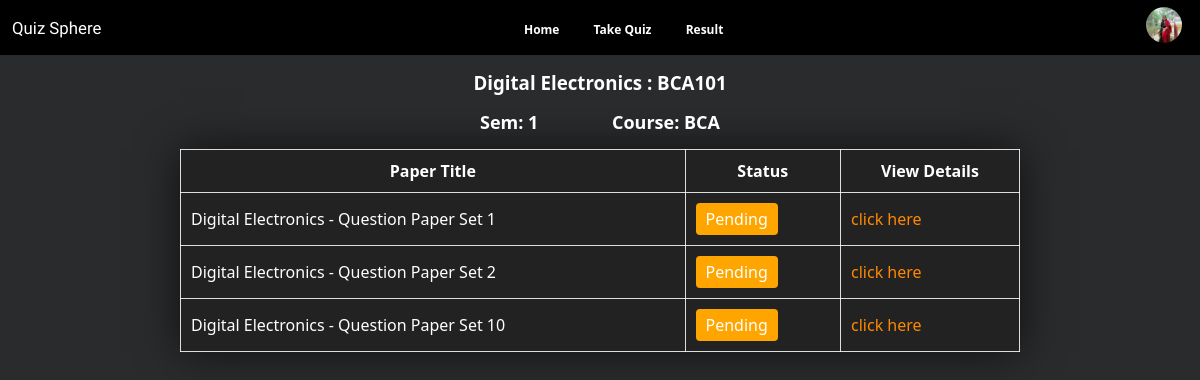
Page /Student_Allpage/questionstatus.php?subject_id=3 (signed in) on the committed database.
### tables this page shows
CREATE TABLE `studentdetails` (
  `student_id` int(11) NOT NULL,
  `user_id` int(11) NOT NULL,
  `phone_no` varchar(15) NOT NULL,
  `dob` date NOT NULL,
  `gender` enum('male','female','other','prefer-not') NOT NULL,
  `course` varchar(50) NOT NULL,
  `semester` varchar(10) NOT NULL,
  `institute` varchar(255) NOT NULL,
  `profile_image` varchar(255) NOT NULL
);

CREATE TABLE `subjects` (
  `subject_id` int(11) NOT NULL,
  `subject_name` varchar(100) NOT NULL,
  `subject_code` varchar(10) NOT NULL,
  `course` varchar(100) NOT NULL,
  `semester` int(10) NOT NULL,
  `details` text DEFAULT NULL,
  `id_card` varchar(255) DEFAULT NULL,
  `submit_by` varchar(50) NOT NULL DEFAULT 'admin'
);

CREATE TABLE `paperdetails` (
  `paper_id` int(11) NOT NULL,
  `subject_id` int(11) DEFAULT NULL,
  `num_of_questions` int(11) NOT NULL,
  `marks_per_question` int(11) NOT NULL,
  `time_limit` int(11) DEFAULT NULL,
  `submitted_by` varchar(255) NOT NULL DEFAULT 'admin'
);

### Student_Allpage/questionstatus.php (the view, shortened to what this page needs)
<?php
include '../config.php';
$subject_id = isset($_GET['subject_id']) ? $_GET['subject_id'] : 0;
$subject_query = "SELECT subject_name, subject_code, course, semester FROM subjects WHERE subject_id = $subject_id";
$subject_result = mysqli_query($conn, $subject_query);
$subject = mysqli_fetch_assoc($subject_result);
$papers_query = "SELECT * FROM paperdetails WHERE subject_id = $subject_id";
$papers_result = mysqli_query($conn, $papers_query);
?>
<!DOCTYPE html>
<html lang="en">
<head>
    <link rel="stylesheet" href="css/questionstatus.css">
    <link rel="stylesheet" href="../Navber/style.css">
</head>
<body>
    <?php include '../Navber/nav.php'; ?>
    <h3 class="heading1"><?php echo $subject['subject_name'] . ": " . $subject['subject_code']; ?></h3>
    <p class="para1"><b>Sem: <?php echo $subject['semester']; ?></b></p>
    <p class="para2"><b>Course: <?php echo $subject['course']; ?></b></p>
    <br>
    <div class="content">
        <table>
            <thead>
                <tr>
                    <th>Paper Title</th>
                    <th>Status</th>
                    <th>View Details</th>
                </tr>
            </thead>
            <tbody>
                <?php
                if (mysqli_num_rows($papers_result) > 0):
                    while ($paper = mysqli_fetch_assoc($papers_result)):
                        $paper_title = $subject['subject_name'] . " - Question Paper Set " . $paper['paper_id'];
                        ?>
                        <tr>
                            <td><?php echo $paper_title; ?></td>
                            <td>
                                <span class="status-button pending">Pending</span>
                            </td>
                            <td>
                                <a href="../Student_Allpage/questiondetails.php?paper_id=<?php echo $paper['paper_id']; ?>"
                                    class="links">click here</a>
                            </td>
                        </tr>
                    <?php endwhile;
                else: ?>
                    <tr>
                        <td colspan="3">No papers available for this subject.</td>
                    </tr>
                <?php endif; ?>
            </tbody>
        </table>
    </div>
</body>
</html>

### Navber/nav.php (shortened to what this page needs)
<?php
require '../config.php';
$user_id = $_SESSION['user_id'];
$query = $conn->prepare("SELECT u.name, s.profile_image FROM user u
                        JOIN studentdetails s ON u.id = s.user_id
                        WHERE u.id = ?");
$query->bind_param("i", $user_id);
$query->execute();
$result = $query->get_result();
if ($result->num_rows > 0) {
    $user = $result->fetch_assoc();
    $profile_image = $user['profile_image'];
} else {
    $name = "User Name";
    $profile_image = "image/icon.jpg";
}
?>
<!DOCTYPE html>
<html lang="en">
<head>
    <link rel="stylesheet" href="style.css">
</head>
<body>
    <header class="header">
        <div class="logo">
            <p class="quiz">Quiz Sphere</p>
        </div>
        <nav class="nav">
            <a href="../Student_home_page/studenthome.php">Home</a>
            <a href="../Student_Allpage/takequiz.php">Take Quiz</a>
            <a href="../Student_Allpage/resultlist.php">Result</a>
        </nav>
        <div class="profile">
            <img src="<?php echo htmlspecialchars($profile_image); ?>" alt="Profile Icon" class="profile-icon"
                onclick="togglePopup()">
        </div>
    </header>
</body>
</html>

### Student_Allpage/css/questionstatus.css (style rules this page uses)
* { margin: 0; padding: 0; font: 1em; }
body { background-color: #333; color: #ffffff; }
.heading1 { text-align: center; margin-top: 15px; }
.para1 { float: left; padding-left: 40%; margin-top: 15px; font-size: 18px; font-weight: 30px; }
.para2 { float: right; padding-right: 40%; margin-top: 15px; font-size: 18px; font-weight: 30px; }
.content { margin-top: 3vw; }
table { margin: auto; padding: auto; border-collapse: collapse; background-color: #222; box-shadow: 0 0 40px rgba(0, 0, 0, 0.633); width: 70%; text-align: center; align-items: center; }
th { padding: 10px; text-align: center; }
td { padding: 10px; text-align: left; }
table, th, td { border: 1px solid rgba(255, 255, 255, 0.845); }
.status-button { padding: 5px 10px; color: white; border-radius: 4px; display: inline-block; text-align: center; }
.pending { background-color: orange; }
.links { text-decoration: none; color: rgb(255, 136, 0); cursor: pointer; }

### Navber/style.css (style rules this page uses)
* { font-family: Arial, sans-serif; margin: 0; padding: 0; }
body { font-family: Arial, sans-serif; }
.quiz { font-family: "Leckerli One", cursive; color: rgb(255, 255, 255); font-size: 1.4vw; padding-left: 1vw; }
.header { display: flex; justify-content: space-between; align-items: center; background-color: #000000; position: relative; width: 100vw; }
.nav { flex: 2; text-align: center; }
.nav a { margin: 0 15px; text-decoration: none; color: rgb(255, 255, 255); font-size: 1vw; font-weight: bold; }
.profile { position: relative; }
.profile-icon { width: 3vw; cursor: pointer; margin-right: 1.5vw; border-radius: 50%; padding: 0.6vw 0vw; }

### Admin_Allpages/css/style.css (style rules this page uses)
* { margin: 0; padding: 0; font-family: system-ui, -apple-system, BlinkMacSystemFont, "Segoe UI", Roboto, Oxygen, Ubuntu, Cantarell, "Open Sans", "Helvetica Neue", sans-serif; }
body { background-color: #292b2c; color: #ffffff; }

### rows in the picture
studentdetails: profile_image (picture)
subjects: subject_name "Digital Electronics", subject_code "BCA101", semester "1", course "BCA"
paperdetails: paper_title "Digital Electronics - Question Paper Set 1"
paperdetails: paper_title "Digital Electronics - Question Paper Set 2"
paperdetails: paper_title "Digital Electronics - Question Paper Set 10"
